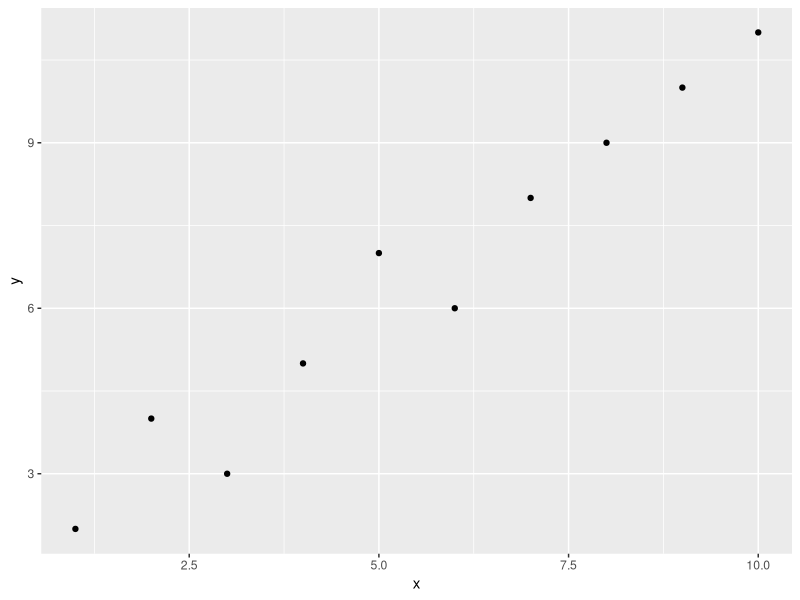
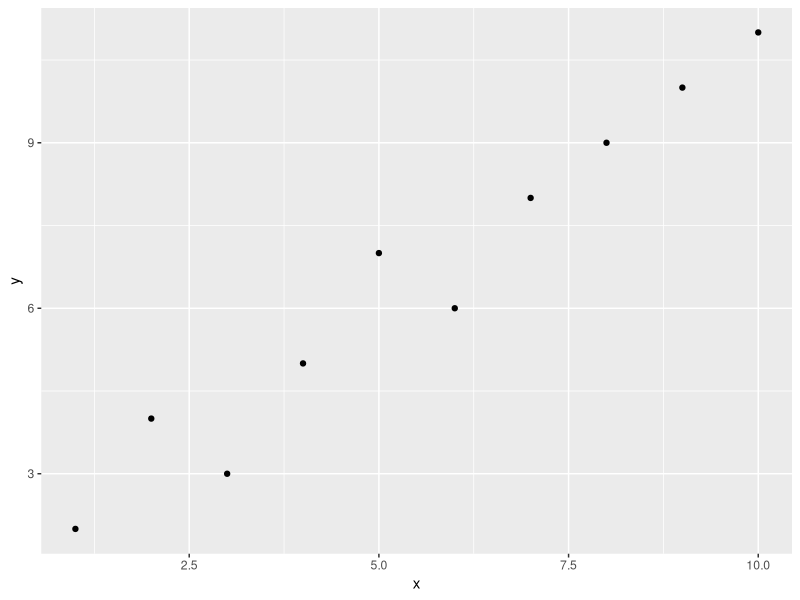
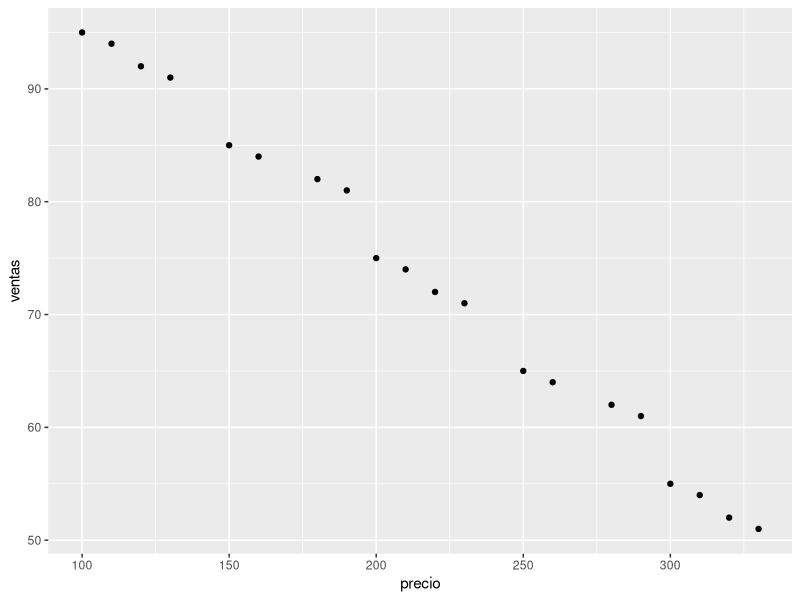
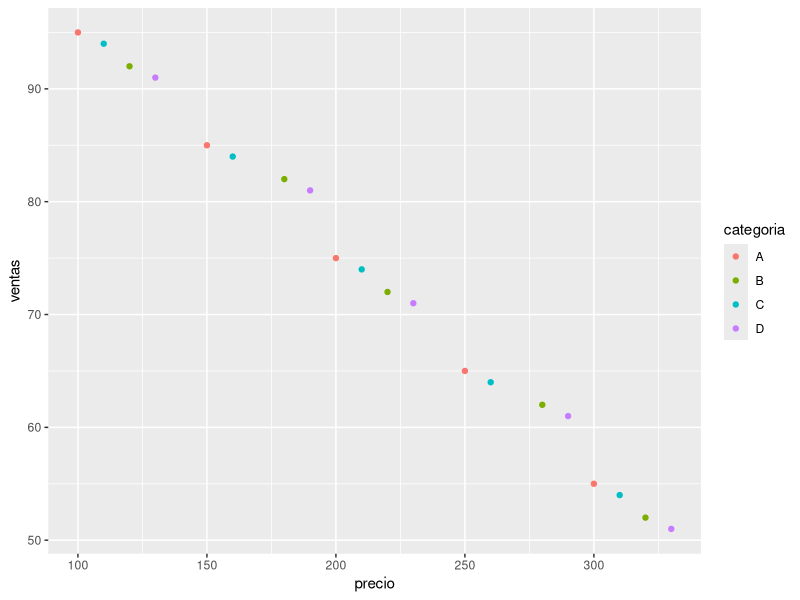
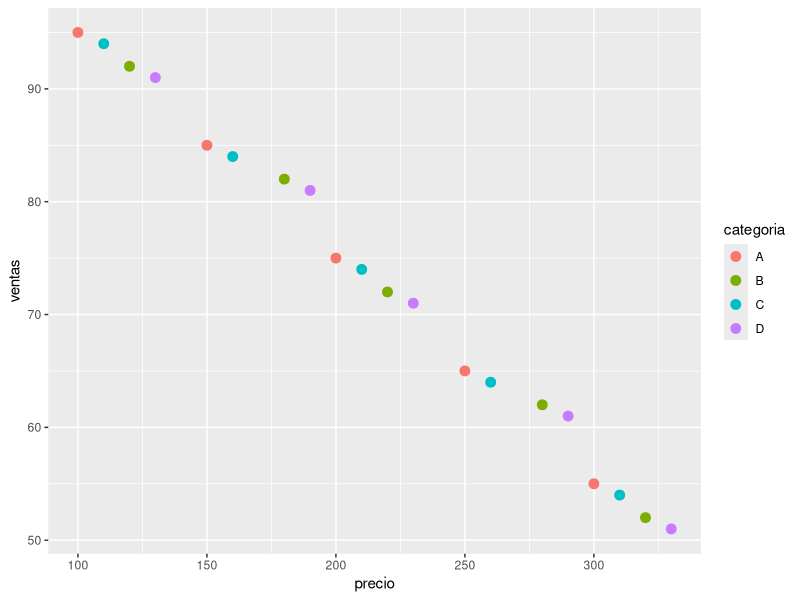
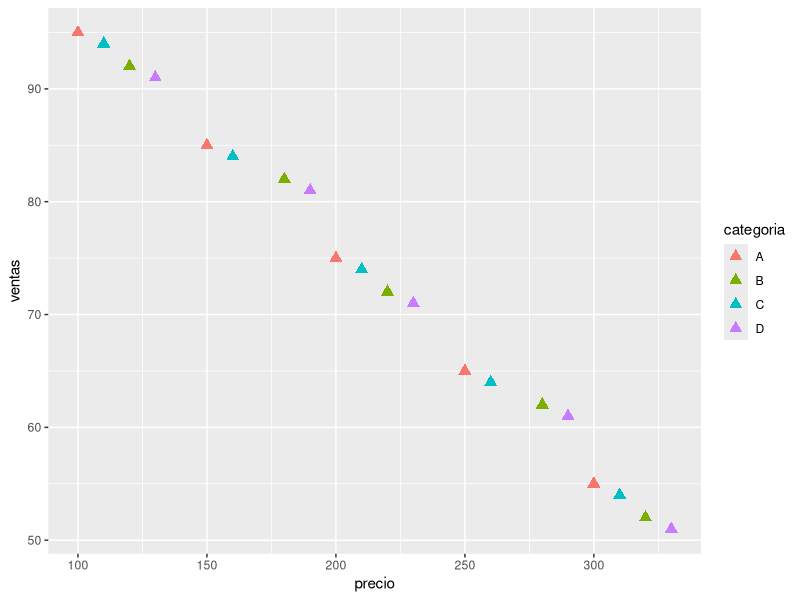
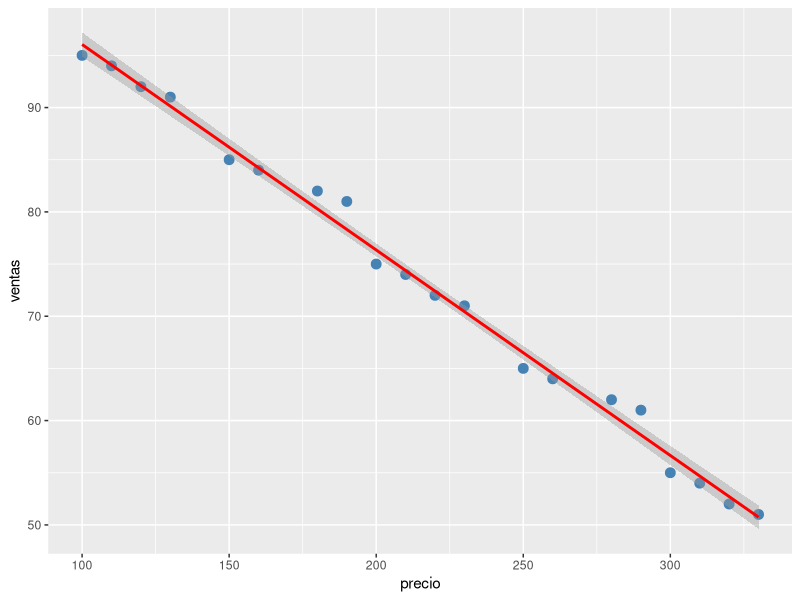
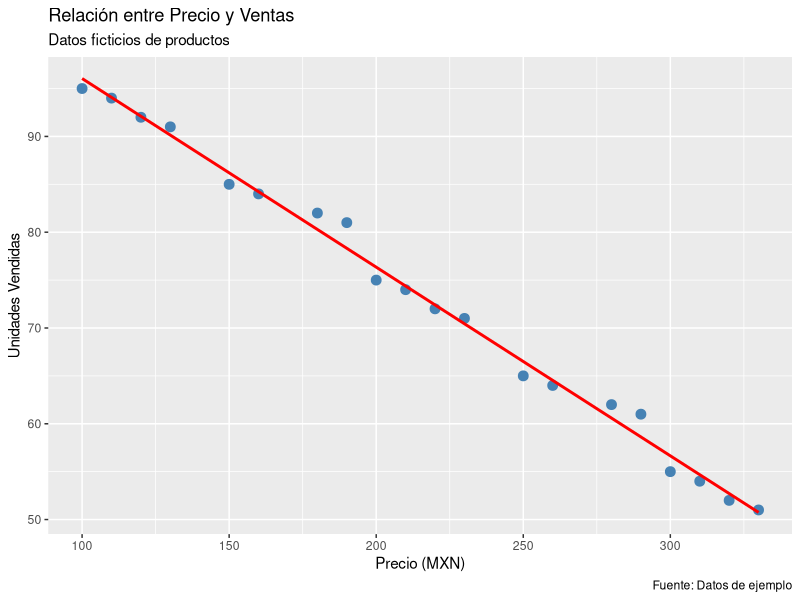

Source code (R) for these figures, in order: (Note: this script raises an error after producing the figures.)
# =============================================================================
# MÓDULO 3: VISUALIZACIÓN DE DATOS
# Lección 1: ggplot2 - Fundamentos de visualización
# =============================================================================

# ggplot2 es el sistema de visualización más poderoso de R
# Basado en la "Grammar of Graphics"
# Componentes: datos + geometrías + estéticas + temas

# CONTENIDO:
# 1. Estructura básica de ggplot2
# 2. Gráficos de dispersión (scatter plots)
# 3. Gráficos de líneas
# 4. Gráficos de barras
# 5. Histogramas y densidad
# 6. Boxplots

# =============================================================================
# INSTALACIÓN Y CARGA
# =============================================================================

# install.packages("ggplot2")  # Descomenta si no lo tienes
library(ggplot2)
library(dplyr)

# =============================================================================
# 1. ESTRUCTURA BÁSICA DE GGPLOT2
# =============================================================================

# Estructura básica:
# ggplot(data = datos, aes(x = variable_x, y = variable_y)) +
#   geom_tipo_grafico()

# Crear datos de ejemplo
datos_ejemplo <- data.frame(
  x = 1:10,
  y = c(2, 4, 3, 5, 7, 6, 8, 9, 10, 11)
)

# Gráfico básico
ggplot(data = datos_ejemplo, aes(x = x, y = y)) +
  geom_point()  # Gráfico de puntos

# Guardar la gráfica
grafica <- ggplot(data = datos_ejemplo, aes(x = x, y = y)) +
  geom_point()
print(grafica)

# Guardar la gráfica en un archivo
# ggsave("mi_grafica.png", width = 8, height = 6)

# =============================================================================
# 2. GRÁFICOS DE DISPERSIÓN (SCATTER PLOTS)
# =============================================================================

# Datos de ejemplo: relación entre precio y ventas
productos <- data.frame(
  producto = paste("Prod", 1:20),
  precio = c(100, 150, 200, 250, 300, 120, 180, 220, 280, 320,
             110, 160, 210, 260, 310, 130, 190, 230, 290, 330),
  ventas = c(95, 85, 75, 65, 55, 92, 82, 72, 62, 52,
             94, 84, 74, 64, 54, 91, 81, 71, 61, 51),
  categoria = rep(c("A", "B", "C", "D"), each = 5)
)

# Gráfico de dispersión básico
ggplot(productos, aes(x = precio, y = ventas)) +
  geom_point()

# Agregar color por categoría
ggplot(productos, aes(x = precio, y = ventas, color = categoria)) +
  geom_point()

# Cambiar tamaño de puntos
ggplot(productos, aes(x = precio, y = ventas, color = categoria)) +
  geom_point(size = 3)

# Cambiar forma de puntos
ggplot(productos, aes(x = precio, y = ventas, color = categoria)) +
  geom_point(size = 3, shape = 17)  # 17 = triángulos

# Agregar línea de tendencia
ggplot(productos, aes(x = precio, y = ventas)) +
  geom_point(size = 3, color = "steelblue") +
  geom_smooth(method = "lm", se = TRUE, color = "red")  # lm = linear model

# Agregar títulos y etiquetas
ggplot(productos, aes(x = precio, y = ventas)) +
  geom_point(size = 3, color = "steelblue") +
  geom_smooth(method = "lm", se = FALSE, color = "red") +
  labs(
    title = "Relación entre Precio y Ventas",
    subtitle = "Datos ficticios de productos",
    x = "Precio (MXN)",
    y = "Unidades Vendidas",
    caption = "Fuente: Datos de ejemplo"
  )

# EJERCICIO 1: Crea un gráfico de dispersión
# Usa el dataset mtcars (viene incluido en R)
# Grafica mpg (millas por galón) vs hp (caballos de fuerza)
# Colorea por número de cilindros (cyl)
# Tu código aquí:
# head(mtcars)  # Ver los datos




# =============================================================================
# 3. GRÁFICOS DE LÍNEAS
# =============================================================================

# Datos de series de tiempo
ventas_tiempo <- data.frame(
  mes = 1:12,
  ventas_2023 = c(100, 110, 105, 120, 130, 125, 140, 145, 150, 155, 160, 170),
  ventas_2024 = c(105, 115, 110, 125, 135, 132, 148, 152, 158, 163, 168, 180)
)

# Gráfico de líneas simple
ggplot(ventas_tiempo, aes(x = mes, y = ventas_2023)) +
  geom_line()

# Línea con puntos
ggplot(ventas_tiempo, aes(x = mes, y = ventas_2023)) +
  geom_line(color = "blue", size = 1) +
  geom_point(color = "blue", size = 3)

# Múltiples líneas - necesitamos formato largo
library(tidyr)
ventas_largo <- ventas_tiempo %>%
  pivot_longer(
    cols = c(ventas_2023, ventas_2024),
    names_to = "año",
    values_to = "ventas"
  )

# Gráfico con múltiples líneas
ggplot(ventas_largo, aes(x = mes, y = ventas, color = año)) +
  geom_line(size = 1) +
  geom_point(size = 2) +
  labs(
    title = "Comparación de Ventas 2023 vs 2024",
    x = "Mes",
    y = "Ventas",
    color = "Año"
  ) +
  scale_x_continuous(breaks = 1:12) +
  theme_minimal()

# EJERCICIO 2: Crea un gráfico de líneas
# Usa el dataset EuStockMarkets (viene en R)
# Convierte a data frame y grafica al menos 2 mercados
# Tu código aquí:
# head(EuStockMarkets)




# =============================================================================
# 4. GRÁFICOS DE BARRAS
# =============================================================================

# Datos de ventas por categoría
ventas_cat <- data.frame(
  categoria = c("Electrónica", "Ropa", "Alimentos", "Hogar", "Deportes"),
  ventas = c(45000, 32000, 28000, 19000, 15000)
)

# Gráfico de barras vertical
ggplot(ventas_cat, aes(x = categoria, y = ventas)) +
  geom_col(fill = "steelblue")

# Gráfico de barras horizontal
ggplot(ventas_cat, aes(x = ventas, y = categoria)) +
  geom_col(fill = "coral")

# Ordenar barras por valor
ggplot(ventas_cat, aes(x = reorder(categoria, ventas), y = ventas)) +
  geom_col(fill = "steelblue") +
  coord_flip() +  # Voltear coordenadas
  labs(
    title = "Ventas por Categoría",
    x = "Categoría",
    y = "Ventas (MXN)"
  )

# Barras con diferentes colores
ggplot(ventas_cat, aes(x = reorder(categoria, -ventas), y = ventas, fill = categoria)) +
  geom_col() +
  labs(
    title = "Ventas por Categoría",
    x = "Categoría",
    y = "Ventas (MXN)"
  ) +
  theme_minimal() +
  theme(legend.position = "none")  # Ocultar leyenda

# Barras agrupadas
ventas_mes_cat <- data.frame(
  mes = rep(c("Enero", "Febrero", "Marzo"), each = 3),
  categoria = rep(c("A", "B", "C"), 3),
  ventas = c(100, 120, 110, 105, 125, 115, 110, 130, 120)
)

ggplot(ventas_mes_cat, aes(x = mes, y = ventas, fill = categoria)) +
  geom_col(position = "dodge") +  # dodge = lado a lado
  labs(
    title = "Ventas Mensuales por Categoría",
    x = "Mes",
    y = "Ventas"
  )

# Barras apiladas
ggplot(ventas_mes_cat, aes(x = mes, y = ventas, fill = categoria)) +
  geom_col(position = "stack") +
  labs(
    title = "Ventas Mensuales por Categoría (Apiladas)",
    x = "Mes",
    y = "Ventas Totales"
  )

# EJERCICIO 3: Crea un gráfico de barras
# Cuenta cuántos autos hay por número de cilindros en mtcars
# Crea un gráfico de barras ordenado de mayor a menor
# Tu código aquí:




# =============================================================================
# 5. HISTOGRAMAS Y DENSIDAD
# =============================================================================

# Generar datos aleatorios
set.seed(123)
datos_dist <- data.frame(
  valores = rnorm(1000, mean = 50, sd = 10)  # 1000 valores normales
)

# Histograma básico
ggplot(datos_dist, aes(x = valores)) +
  geom_histogram()

# Histograma con más control
ggplot(datos_dist, aes(x = valores)) +
  geom_histogram(
    bins = 30,              # Número de bins
    fill = "steelblue",
    color = "white"
  ) +
  labs(
    title = "Distribución de Valores",
    x = "Valor",
    y = "Frecuencia"
  )

# Gráfico de densidad
ggplot(datos_dist, aes(x = valores)) +
  geom_density(fill = "coral", alpha = 0.5) +
  labs(
    title = "Densidad de Valores",
    x = "Valor",
    y = "Densidad"
  )

# Combinar histograma y densidad
ggplot(datos_dist, aes(x = valores)) +
  geom_histogram(aes(y = after_stat(density)), bins = 30, fill = "steelblue", alpha = 0.5) +
  geom_density(color = "red", size = 1) +
  labs(
    title = "Histograma con Curva de Densidad",
    x = "Valor",
    y = "Densidad"
  )

# EJERCICIO 4: Crea un histograma
# Usa la columna mpg del dataset mtcars
# Crea un histograma con 15 bins
# Tu código aquí:




# =============================================================================
# 6. BOXPLOTS (DIAGRAMAS DE CAJA)
# =============================================================================

# Datos de calificaciones por grupo
calificaciones <- data.frame(
  grupo = rep(c("A", "B", "C", "D"), each = 25),
  calificacion = c(
    rnorm(25, mean = 75, sd = 8),
    rnorm(25, mean = 82, sd = 7),
    rnorm(25, mean = 68, sd = 10),
    rnorm(25, mean = 85, sd = 6)
  )
)

# Boxplot básico
ggplot(calificaciones, aes(x = grupo, y = calificacion)) +
  geom_boxplot()

# Boxplot con colores
ggplot(calificaciones, aes(x = grupo, y = calificacion, fill = grupo)) +
  geom_boxplot() +
  labs(
    title = "Calificaciones por Grupo",
    x = "Grupo",
    y = "Calificación"
  ) +
  theme_minimal()

# Boxplot con puntos individuales
ggplot(calificaciones, aes(x = grupo, y = calificacion, fill = grupo)) +
  geom_boxplot(alpha = 0.7) +
  geom_jitter(width = 0.2, alpha = 0.3) +  # Agregar puntos
  labs(
    title = "Calificaciones por Grupo con Datos Individuales",
    x = "Grupo",
    y = "Calificación"
  )

# Boxplot horizontal
ggplot(calificaciones, aes(x = calificacion, y = grupo, fill = grupo)) +
  geom_boxplot() +
  labs(
    title = "Calificaciones por Grupo (Horizontal)",
    x = "Calificación",
    y = "Grupo"
  )

# EJERCICIO 5: Crea un boxplot
# Usa el dataset iris (viene en R)
# Crea un boxplot de Sepal.Length por Species
# Tu código aquí:
# head(iris)




# =============================================================================
# EJEMPLO PRÁCTICO COMPLETO: DASHBOARD DE VENTAS
# =============================================================================

# Datos de ventas
set.seed(42)
ventas_completas <- data.frame(
  fecha = seq.Date(from = as.Date("2024-01-01"), to = as.Date("2024-12-31"), by = "day"),
  ventas = abs(rnorm(365, mean = 10000, sd = 2000)),
  categoria = sample(c("Electrónica", "Ropa", "Alimentos"), 365, replace = TRUE),
  region = sample(c("Norte", "Sur", "Este", "Oeste"), 365, replace = TRUE)
)

ventas_completas <- ventas_completas %>%
  mutate(mes = format(fecha, "%m"))

# 1. Evolución temporal de ventas
p1 <- ventas_completas %>%
  group_by(fecha) %>%
  summarise(ventas_totales = sum(ventas)) %>%
  ggplot(aes(x = fecha, y = ventas_totales)) +
  geom_line(color = "steelblue", size = 0.8) +
  geom_smooth(method = "loess", color = "red", se = FALSE) +
  labs(
    title = "Evolución de Ventas Diarias 2024",
    x = "Fecha",
    y = "Ventas (MXN)"
  ) +
  theme_minimal()

print(p1)

# 2. Ventas por categoría
p2 <- ventas_completas %>%
  group_by(categoria) %>%
  summarise(total = sum(ventas)) %>%
  ggplot(aes(x = reorder(categoria, -total), y = total, fill = categoria)) +
  geom_col() +
  labs(
    title = "Ventas Totales por Categoría",
    x = "Categoría",
    y = "Ventas Totales (MXN)"
  ) +
  theme_minimal() +
  theme(legend.position = "none")

print(p2)

# 3. Distribución de ventas diarias
p3 <- ggplot(ventas_completas, aes(x = ventas)) +
  geom_histogram(bins = 40, fill = "coral", color = "white", alpha = 0.7) +
  geom_density(aes(y = after_stat(density) * 2000), color = "darkred", size = 1) +
  labs(
    title = "Distribución de Ventas Diarias",
    x = "Ventas (MXN)",
    y = "Frecuencia"
  ) +
  theme_minimal()

print(p3)

# 4. Comparación por región
p4 <- ventas_completas %>%
  ggplot(aes(x = region, y = ventas, fill = region)) +
  geom_boxplot() +
  labs(
    title = "Comparación de Ventas por Región",
    x = "Región",
    y = "Ventas (MXN)"
  ) +
  theme_minimal()

print(p4)

# =============================================================================
# RESUMEN DE LA LECCIÓN
# =============================================================================
# ✓ ggplot2: sistema de gráficos basado en capas
# ✓ geom_point(): gráficos de dispersión
# ✓ geom_line(): gráficos de líneas
# ✓ geom_col(): gráficos de barras
# ✓ geom_histogram(): histogramas
# ✓ geom_boxplot(): diagramas de caja
# ✓ labs(): títulos y etiquetas
# ✓ theme_*(): temas visuales

# =============================================================================
# ¡Felicidades! Has completado la Lección 1 del Módulo 3
# Continúa con el Módulo 4 - Estadística
# =============================================================================
